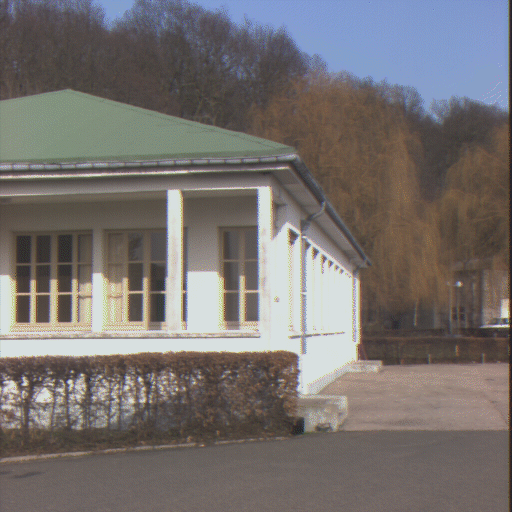
%> input picture Solutions06/batinria0.tif, 512 x 512 px
$ octave --eval "mvg_exerciseSheet_06_part2;"   (GNU Octave 9; MATLAB toolbox functions it lacks are replaced by stand-ins)
%> lines starting %> are read from the running program, lines starting %| are printed output that depends on the picture
function mvg_exerciseSheet_06_part2
close all;
clear all;

% Read input images:
image1 = double(imread('batinria0.tif'));
image2 = double(imread('batinria1.tif'));
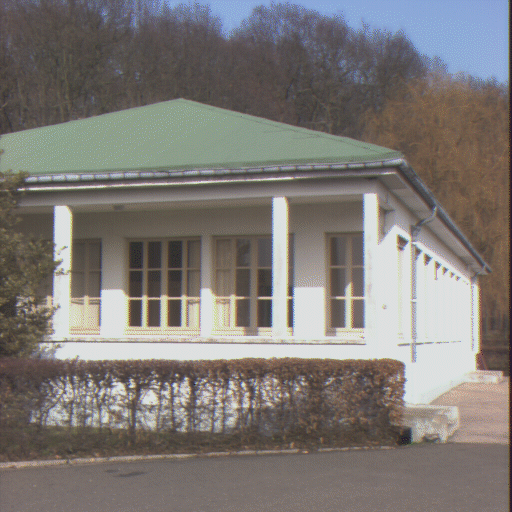
%> input picture Solutions06/batinria1.tif, 512 x 512 px

% Number of corresponding point pairs:
nPoints = 12;%8;   % or 12 e.g.

% Get corresponding point pairs:
%[x1,y1,x2,y2] = getpoints(image1,image2,nPoints);
[x1,y1,x2,y2] = getpoints2();      % use predefined points (see below)

% Show the selected points
figure; imshow(uint8(image1));
hold on;
plot(x1, y1, 'r+');
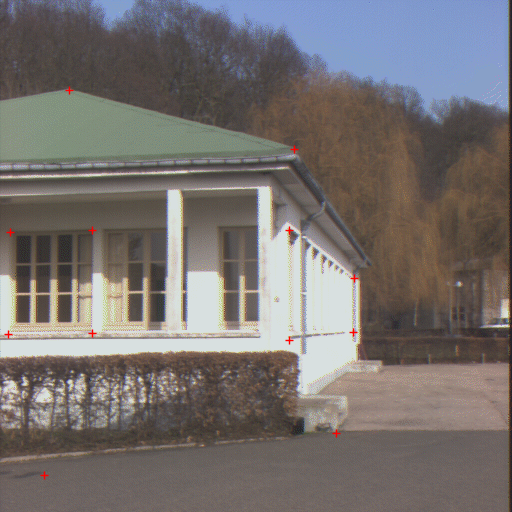
%> figure redrawn from the program's plot data
hold off;

figure; imshow(uint8(image2));
hold on;
plot(x2, y2, 'r+');
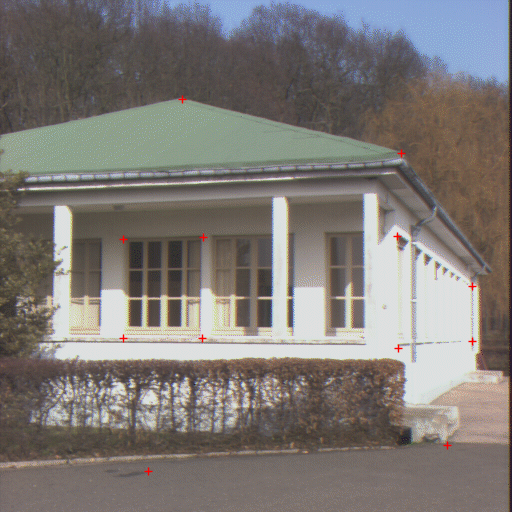
%> figure redrawn from the program's plot data
hold off;

% Intrinsic camera paramter matrices
K1 = [844.310547 0 243.413315; 0 1202.508301 281.529236; 0 0 1];
K2 = [852.721008 0 252.021805; 0 1215.657349 288.587189; 0 0 1];
K1 = inv(K1);
K2 = inv(K2);

% Transform image coordinates with inverse camera matrices:
% can be done without for-loop as well
for i = 1:nPoints
   l = K1 * [x1(i); y1(i); 1];
   r = K2 * [x2(i); y2(i); 1];
   x1(i) = l(1);
   y1(i) = l(2);
   x2(i) = r(1);
   y2(i) = r(2);
end

% Compute constraint matrix chi:
chi = zeros(nPoints,9);
for i = 1:nPoints
    chi(i,:) = kron([x1(i) y1(i) 1],[x2(i) y2(i) 1])';
end
rank_chi = rank(chi)

% Find minimizer for |chi*E|:
[UChi,DChi,VChi] = svd(chi);

% Unstacked ninth column of V:
E = reshape(VChi(:,9),3,3)

% SVD of E
[U,D,V] = svd(E);
if det(U) < 0 || det(V) < 0
    [U,D,V] = svd(-E);
end

% Project E onto essential space (replace eigenvalues):
D(1,1) = 1;
D(2,2) = 1;
D(3,3) = 0;

% Final essential matrix:
E = U * D * V';

% Recover R and T from the essential matrix E:
% (Compare Slides)
Rz1 = [0 1 0; -1 0 0; 0 0 1]';
Rz2 = [0 -1 0; 1 0 0; 0 0 1]';
R1 = U * Rz1' * V';
R2 = U * Rz2' * V';
T_hat1 = U * Rz1 * D * U';
T_hat2 = U * Rz2 * D * U';
R1
R2

% Translation belonging to T_hat
T1 = [ -T_hat1(2,3); T_hat1(1,3); -T_hat1(1,2) ];
T2 = [ -T_hat2(2,3); T_hat2(1,3); -T_hat2(1,2) ];
T1
T2

% Compute scene reconstruction and correct combination of R and T:
reconstruction(R1,T1,x1,y1,x2,y2,nPoints);
%> in reconstruction, `zlabel('z')`:
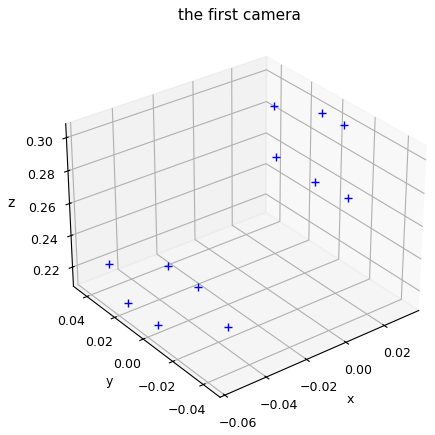
%> figure redrawn from the program's plot data
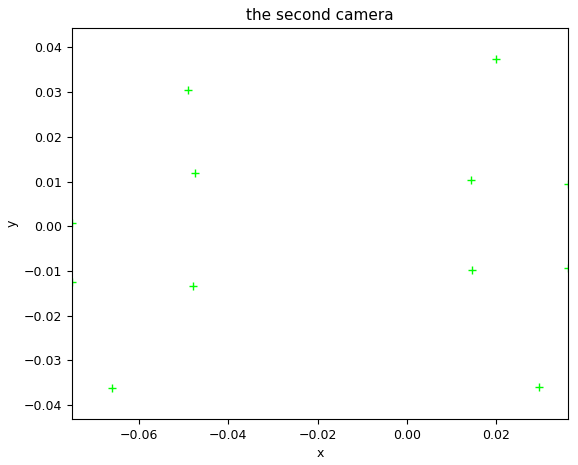
%> figure redrawn from the program's plot data
reconstruction(R1,T2,x1,y1,x2,y2,nPoints);
reconstruction(R2,T1,x1,y1,x2,y2,nPoints);
reconstruction(R2,T2,x1,y1,x2,y2,nPoints);

end


% Compute correct combination of R and T and reconstruction of 3D points
function reconstruction(R,T,x1,y1,x2,y2,nPoints)

% Structure reconstruction matrix M:
M = zeros(3*nPoints, nPoints + 1);
M2 = zeros(3*nPoints, nPoints + 1);
for i = 1:nPoints
   x2_hat = hat([x2(i) y2(i) 1]);
   x1_hat = hat([x1(i) y1(i) 1]);
   M(3*i-2 : 3*i, i) = x2_hat*R*[x1(i); y1(i); 1];
   M(3*i-2 : 3*i, nPoints+1) = x2_hat*T;
   M2(3*i-2 : 3*i, i) = x1_hat*R*[x2(i); y2(i); 1];
   M2(3*i-2 : 3*i, nPoints+1) = x1_hat*T;
end

% Get depth values (eigenvector to the smallest eigenvalue of M'M):
[V,D] = eig(M' * M);
lambda1 = V(1:nPoints, 1);
gamma  = V(nPoints + 1, 1);
[V2,D2] = eig(M2' * M2);
lambda2 = V2(1:nPoints, 1);
gamma2  = V2(nPoints + 1, 1);

% Determine correct combination of R and T:
% If you use the predefined point pairs, only checking lambda1 will give
% you three solutions. Two of them are incorrect, which can be seen if you
% show the reconstructed 3D points also in the second camera coordinate system.
% You will find some points have negative depth there.
X2_tot = zeros(3,nPoints);
if (lambda1 >= zeros(nPoints,1))
if (lambda2 >= zeros(nPoints,1))
    display(R);
    display(T);
    display(lambda1);
    display(gamma);
    display(lambda2);
    display(gamma2);

    % Visualize the 3D points in the first camera coordinate system:
    figure; plot3(lambda1.*x1,lambda1.*y1,lambda1,'b+');
    title('the first camera');
    axis equal; xlabel('x'); ylabel('y'); zlabel('z');


    % Visualize the 3D points in the second camera coordinate system.
    figure; hold on;


    for i = 1:nPoints
        X2 = lambda1(i)*R*[x1(i); y1(i); 1] + gamma*T; % Slide 17
        X2_tot(:,i) = X2*lambda2(i);
        plot3(X2(1), X2(2), X2(3), 'g+');
        title('the second camera');
        axis equal; xlabel('x'); ylabel('y'); zlabel('z');
    end
    disp(X2_tot);
    hold off;
end
end

end


% ================
% Hat-function
function A = hat(v)
    A = [0 -v(3) v(2) ; v(3) 0 -v(1) ; -v(2) v(1) 0];
end


% ================
% function getpoints
function [x1,y1,x2,y2] = getpoints(image1,image2,nPoints)

x1 = zeros(nPoints,1);
y1 = zeros(nPoints,1);
x2 = zeros(nPoints,1);
y2 = zeros(nPoints,1);

% Click points in image1:
% Can be done without for-loop: ginput(nPoints)
figure; imshow(uint8(image1));
hold on;
for i = 1:nPoints
    [x,y] = ginput(1);
    x1(i) = double(x);
    y1(i) = double(y);
    plot(x, y, 'r+');
end
hold off;


% Click points in image2:
figure; imshow(uint8(image2));
hold on;
for i = 1:nPoints
    [x,y] = ginput(1);
    x2(i) = double(x);
    y2(i) = double(y);
    plot(x, y, 'r+');
end
hold off;

end


% ================
% function getpoints2  --> points already defined
function [x1,y1,x2,y2] = getpoints2()

x1 = [
   10.0000
   92.0000
    8.0000
   92.0000
  289.0000
  354.0000
  289.0000
  353.0000
   69.0000
  294.0000
   44.0000
  336.0000
  ];

y1 = [
  232.0000
  230.0000
  334.0000
  333.0000
  230.0000
  278.0000
  340.0000
  332.0000
   90.0000
  149.0000
  475.0000
  433.0000
    ];

x2 = [
  123.0000
  203.0000
  123.0000
  202.0000
  397.0000
  472.0000
  398.0000
  472.0000
  182.0000
  401.0000
  148.0000
  447.0000
    ];

y2 = [
  239.0000
  237.0000
  338.0000
  338.0000
  236.0000
  286.0000
  348.0000
  341.0000
   99.0000
  153.0000
  471.0000
  445.0000
    ];

end
